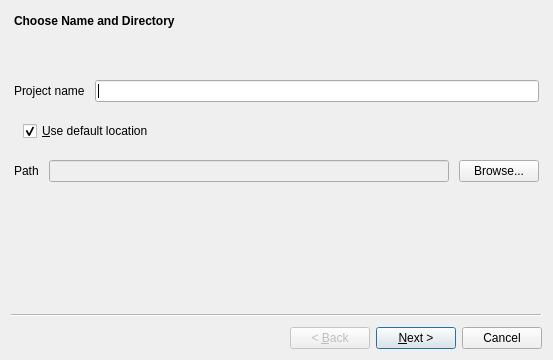
<?xml version="1.0" encoding="UTF-8"?>
<ui version="4.0">
 <class>NewProjectWizard</class>
 <widget class="QWizard" name="NewProjectWizard">
  <property name="geometry">
   <rect>
    <x>0</x>
    <y>0</y>
    <width>553</width>
    <height>360</height>
   </rect>
  </property>
  <property name="windowTitle">
   <string>Wizard</string>
  </property>
  <property name="modal">
   <bool>true</bool>
  </property>
  <widget class="NewProjectWizardFirstPage" name="newProjectFirstPage">
   <layout class="QVBoxLayout" name="verticalLayout" stretch="0">
    <property name="spacing">
     <number>6</number>
    </property>
    <property name="sizeConstraint">
     <enum>QLayout::SetDefaultConstraint</enum>
    </property>
    <property name="leftMargin">
     <number>0</number>
    </property>
    <property name="topMargin">
     <number>0</number>
    </property>
    <property name="rightMargin">
     <number>0</number>
    </property>
    <property name="bottomMargin">
     <number>0</number>
    </property>
    <item>
     <widget class="QWidget" name="MainWidget" native="true">
      <property name="enabled">
       <bool>true</bool>
      </property>
      <layout class="QVBoxLayout" name="verticalLayout_2" stretch="0,0,0,0,0">
       <property name="spacing">
        <number>10</number>
       </property>
       <property name="leftMargin">
        <number>3</number>
       </property>
       <property name="topMargin">
        <number>3</number>
       </property>
       <property name="rightMargin">
        <number>3</number>
       </property>
       <property name="bottomMargin">
        <number>3</number>
       </property>
       <item>
        <widget class="QLabel" name="Headline">
         <property name="font">
          <font>
           <weight>75</weight>
           <bold>true</bold>
          </font>
         </property>
         <property name="text">
          <string>Choose Name and Directory</string>
         </property>
        </widget>
       </item>
       <item>
        <widget class="QWidget" name="ChangingInformationSection" native="true">
         <layout class="QHBoxLayout" name="horizontalLayout_2">
          <item>
           <widget class="QLabel" name="Icon">
            <property name="enabled">
             <bool>true</bool>
            </property>
            <property name="sizePolicy">
             <sizepolicy hsizetype="Fixed" vsizetype="Preferred">
              <horstretch>0</horstretch>
              <verstretch>0</verstretch>
             </sizepolicy>
            </property>
            <property name="pixmap">
             <pixmap resource="../../style/style.qrc">:/qss_icons/rc/ErrorIcon.png</pixmap>
            </property>
            <property name="scaledContents">
             <bool>true</bool>
            </property>
           </widget>
          </item>
          <item>
           <widget class="QLabel" name="Information">
            <property name="text">
             <string/>
            </property>
           </widget>
          </item>
         </layout>
        </widget>
       </item>
       <item>
        <layout class="QHBoxLayout" name="ProjectName">
         <item>
          <widget class="QLabel" name="ProjectNameLabel">
           <property name="text">
            <string>Project name</string>
           </property>
          </widget>
         </item>
         <item>
          <widget class="QLineEdit" name="ProjectNameEntry">
           <property name="toolTip">
            <string/>
           </property>
          </widget>
         </item>
        </layout>
       </item>
       <item>
        <widget class="QWidget" name="CheckboxSection_1" native="true">
         <layout class="QHBoxLayout" name="horizontalLayout">
          <item>
           <widget class="QCheckBox" name="DefaultPathButton">
            <property name="text">
             <string>&amp;Use default location</string>
            </property>
            <property name="checked">
             <bool>true</bool>
            </property>
            <property name="autoExclusive">
             <bool>true</bool>
            </property>
           </widget>
          </item>
         </layout>
        </widget>
       </item>
       <item>
        <layout class="QHBoxLayout" name="ProjectPath">
         <property name="spacing">
          <number>10</number>
         </property>
         <item>
          <widget class="QLabel" name="ProjectPathLabel">
           <property name="text">
            <string>Path</string>
           </property>
          </widget>
         </item>
         <item>
          <widget class="QLineEdit" name="ProjectPathEntry">
           <property name="enabled">
            <bool>false</bool>
           </property>
           <property name="toolTip">
            <string/>
           </property>
           <property name="text">
            <string/>
           </property>
          </widget>
         </item>
         <item>
          <widget class="QPushButton" name="ProjectPathBrowsButton">
           <property name="enabled">
            <bool>true</bool>
           </property>
           <property name="text">
            <string>Browse...</string>
           </property>
          </widget>
         </item>
        </layout>
       </item>
      </layout>
     </widget>
    </item>
   </layout>
  </widget>
  <widget class="NewProjectWizardDefaultpage" name="newProjectSecondPage">
   <layout class="QVBoxLayout" name="verticalLayout_3">
    <property name="leftMargin">
     <number>0</number>
    </property>
    <property name="topMargin">
     <number>0</number>
    </property>
    <property name="rightMargin">
     <number>0</number>
    </property>
    <property name="bottomMargin">
     <number>0</number>
    </property>
    <item>
     <widget class="QWidget" name="MainWidget_2" native="true">
      <property name="enabled">
       <bool>true</bool>
      </property>
      <layout class="QVBoxLayout" name="verticalLayout_4">
       <item>
        <widget class="QLabel" name="Headline_2">
         <property name="font">
          <font>
           <weight>75</weight>
           <bold>true</bold>
          </font>
         </property>
         <property name="text">
          <string>Select Settings</string>
         </property>
        </widget>
       </item>
       <item>
        <widget class="QWidget" name="ChangingInformationSection_2" native="true">
         <layout class="QHBoxLayout" name="horizontalLayout_3">
          <item>
           <widget class="QLabel" name="Information_2">
            <property name="enabled">
             <bool>true</bool>
            </property>
            <property name="text">
             <string> Change defaults if needed</string>
            </property>
           </widget>
          </item>
         </layout>
        </widget>
       </item>
       <item>
        <layout class="QHBoxLayout" name="name">
         <item>
          <widget class="QLabel" name="nameLabel">
           <property name="text">
            <string>name</string>
           </property>
          </widget>
         </item>
         <item>
          <widget class="QLineEdit" name="nameEntry">
           <property name="enabled">
            <bool>false</bool>
           </property>
           <property name="sizePolicy">
            <sizepolicy hsizetype="Preferred" vsizetype="Fixed">
             <horstretch>0</horstretch>
             <verstretch>0</verstretch>
            </sizepolicy>
           </property>
           <property name="toolTip">
            <string>name of the project this rootfilesystem is associated with</string>
           </property>
          </widget>
         </item>
        </layout>
       </item>
       <item>
        <layout class="QHBoxLayout" name="version">
         <item>
          <widget class="QLabel" name="versionLabel">
           <property name="text">
            <string>version</string>
           </property>
          </widget>
         </item>
         <item>
          <widget class="QLineEdit" name="versionEntry">
           <property name="enabled">
            <bool>false</bool>
           </property>
           <property name="sizePolicy">
            <sizepolicy hsizetype="Preferred" vsizetype="Fixed">
             <horstretch>0</horstretch>
             <verstretch>0</verstretch>
            </sizepolicy>
           </property>
           <property name="toolTip">
            <string>version of the rootfilesystem definition</string>
           </property>
           <property name="text">
            <string>1.0</string>
           </property>
          </widget>
         </item>
        </layout>
       </item>
       <item>
        <layout class="QHBoxLayout" name="description">
         <property name="spacing">
          <number>10</number>
         </property>
         <item>
          <widget class="QLabel" name="descriptionLabel">
           <property name="text">
            <string>description</string>
           </property>
          </widget>
         </item>
         <item>
          <widget class="QLineEdit" name="descriptionEntry">
           <property name="enabled">
            <bool>false</bool>
           </property>
           <property name="sizePolicy">
            <sizepolicy hsizetype="Preferred" vsizetype="Fixed">
             <horstretch>0</horstretch>
             <verstretch>0</verstretch>
            </sizepolicy>
           </property>
           <property name="toolTip">
            <string>human readable description of the project
</string>
           </property>
           <property name="text">
            <string/>
           </property>
          </widget>
         </item>
        </layout>
       </item>
       <item>
        <layout class="QHBoxLayout" name="buildtype">
         <item>
          <widget class="QLabel" name="buildtypeLabel">
           <property name="text">
            <string>buildtype</string>
           </property>
          </widget>
         </item>
         <item>
          <widget class="QComboBox" name="buildtypeDropDown">
           <property name="enabled">
            <bool>false</bool>
           </property>
           <property name="toolTip">
            <string>Default buildtype</string>
           </property>
           <item>
            <property name="text">
             <string notr="true">armhf</string>
            </property>
           </item>
           <item>
            <property name="text">
             <string notr="true">armel</string>
            </property>
           </item>
           <item>
            <property name="text">
             <string notr="true">amd64</string>
            </property>
           </item>
           <item>
            <property name="text">
             <string notr="true">i386</string>
            </property>
           </item>
          </widget>
         </item>
        </layout>
       </item>
       <item>
        <layout class="QHBoxLayout" name="suite">
         <item>
          <widget class="QLabel" name="suiteLabel">
           <property name="text">
            <string>suite</string>
           </property>
          </widget>
         </item>
         <item>
          <widget class="QComboBox" name="suiteDropDown">
           <property name="enabled">
            <bool>false</bool>
           </property>
           <property name="sizePolicy">
            <sizepolicy hsizetype="Preferred" vsizetype="Fixed">
             <horstretch>0</horstretch>
             <verstretch>0</verstretch>
            </sizepolicy>
           </property>
           <property name="toolTip">
            <string>name of the debian suite that should be used to generate the buildenvironment and the rootfilesystem</string>
           </property>
           <item>
            <property name="text">
             <string notr="true">jessi</string>
            </property>
           </item>
           <item>
            <property name="text">
             <string notr="true">stretch</string>
            </property>
           </item>
           <item>
            <property name="text">
             <string notr="true">buster</string>
            </property>
           </item>
           <item>
            <property name="text">
             <string notr="true">sid</string>
            </property>
           </item>
          </widget>
         </item>
        </layout>
       </item>
       <item>
        <widget class="QWidget" name="CheckboxSection_2" native="true">
         <layout class="QHBoxLayout" name="horizontalLayout_5">
          <item>
           <widget class="QCheckBox" name="DefaultSetButton_Page2">
            <property name="enabled">
             <bool>true</bool>
            </property>
            <property name="text">
             <string>&amp;Use default settings</string>
            </property>
            <property name="checked">
             <bool>true</bool>
            </property>
            <property name="autoExclusive">
             <bool>true</bool>
            </property>
           </widget>
          </item>
         </layout>
        </widget>
       </item>
      </layout>
     </widget>
    </item>
   </layout>
  </widget>
  <widget class="NewProjectWizardDefaultpage" name="newProjectThirdPage">
   <layout class="QVBoxLayout" name="verticalLayout_6">
    <property name="topMargin">
     <number>0</number>
    </property>
    <property name="rightMargin">
     <number>0</number>
    </property>
    <property name="bottomMargin">
     <number>0</number>
    </property>
    <item>
     <widget class="QWidget" name="MainWidget_3" native="true">
      <property name="enabled">
       <bool>true</bool>
      </property>
      <layout class="QVBoxLayout" name="verticalLayout_5">
       <item>
        <widget class="QLabel" name="Headline_3">
         <property name="font">
          <font>
           <weight>75</weight>
           <bold>true</bold>
          </font>
         </property>
         <property name="text">
          <string>Select Settings (Mirror)</string>
         </property>
        </widget>
       </item>
       <item>
        <widget class="QWidget" name="ChangingInformationSection_3" native="true">
         <layout class="QHBoxLayout" name="horizontalLayout_4">
          <item>
           <widget class="QLabel" name="Information_3">
            <property name="enabled">
             <bool>true</bool>
            </property>
            <property name="text">
             <string> Change defaults if needed</string>
            </property>
           </widget>
          </item>
         </layout>
        </widget>
       </item>
       <item>
        <layout class="QHBoxLayout" name="host">
         <item>
          <widget class="QLabel" name="hostLabel">
           <property name="text">
            <string>primary_host</string>
           </property>
          </widget>
         </item>
         <item>
          <widget class="QLineEdit" name="hostEntry">
           <property name="enabled">
            <bool>false</bool>
           </property>
           <property name="sizePolicy">
            <sizepolicy hsizetype="Preferred" vsizetype="Fixed">
             <horstretch>0</horstretch>
             <verstretch>0</verstretch>
            </sizepolicy>
           </property>
           <property name="toolTip">
            <string>IP address or hostname of the primary debian mirror e.g. “debian.org” without a protocol or any slash</string>
           </property>
           <property name="text">
            <string/>
           </property>
          </widget>
         </item>
        </layout>
       </item>
       <item>
        <layout class="QHBoxLayout" name="path">
         <item>
          <widget class="QLabel" name="pathLabel">
           <property name="text">
            <string>primary_path</string>
           </property>
          </widget>
         </item>
         <item>
          <widget class="QLineEdit" name="pathEntry">
           <property name="enabled">
            <bool>false</bool>
           </property>
           <property name="sizePolicy">
            <sizepolicy hsizetype="Preferred" vsizetype="Fixed">
             <horstretch>0</horstretch>
             <verstretch>0</verstretch>
            </sizepolicy>
           </property>
           <property name="toolTip">
            <string>base path to the debian mirror on the given host e.g. “/debian”</string>
           </property>
           <property name="text">
            <string/>
           </property>
          </widget>
         </item>
        </layout>
       </item>
       <item>
        <layout class="QHBoxLayout" name="proto">
         <property name="spacing">
          <number>10</number>
         </property>
         <item>
          <widget class="QLabel" name="protoLabel">
           <property name="text">
            <string>primary_proto</string>
           </property>
          </widget>
         </item>
         <item>
          <widget class="QLineEdit" name="protoEntry">
           <property name="enabled">
            <bool>false</bool>
           </property>
           <property name="sizePolicy">
            <sizepolicy hsizetype="Preferred" vsizetype="Fixed">
             <horstretch>0</horstretch>
             <verstretch>0</verstretch>
            </sizepolicy>
           </property>
           <property name="toolTip">
            <string>protocol to access the primary debian mirror e.g. “http” or “ftp”</string>
           </property>
           <property name="text">
            <string/>
           </property>
          </widget>
         </item>
        </layout>
       </item>
       <item>
        <widget class="QWidget" name="CheckboxSection_3" native="true">
         <layout class="QHBoxLayout" name="horizontalLayout_6">
          <item>
           <widget class="QCheckBox" name="DefaultSetButton_Page3">
            <property name="text">
             <string>&amp;Use default settings</string>
            </property>
            <property name="checked">
             <bool>false</bool>
            </property>
            <property name="autoExclusive">
             <bool>true</bool>
            </property>
           </widget>
          </item>
         </layout>
        </widget>
       </item>
      </layout>
     </widget>
    </item>
   </layout>
  </widget>
 </widget>
 <customwidgets>
  <customwidget>
   <class>NewProjectWizardFirstPage</class>
   <extends>QWizardPage</extends>
   <header>src/dialogs/newprojectwizardfirstpage.h</header>
   <container>1</container>
  </customwidget>
  <customwidget>
   <class>NewProjectWizardDefaultpage</class>
   <extends>QWizardPage</extends>
   <header>src/dialogs/newprojectwizarddefaultpage.h</header>
   <container>1</container>
  </customwidget>
 </customwidgets>
 <resources>
  <include location="../../style/style.qrc"/>
 </resources>
 <connections/>
</ui>
